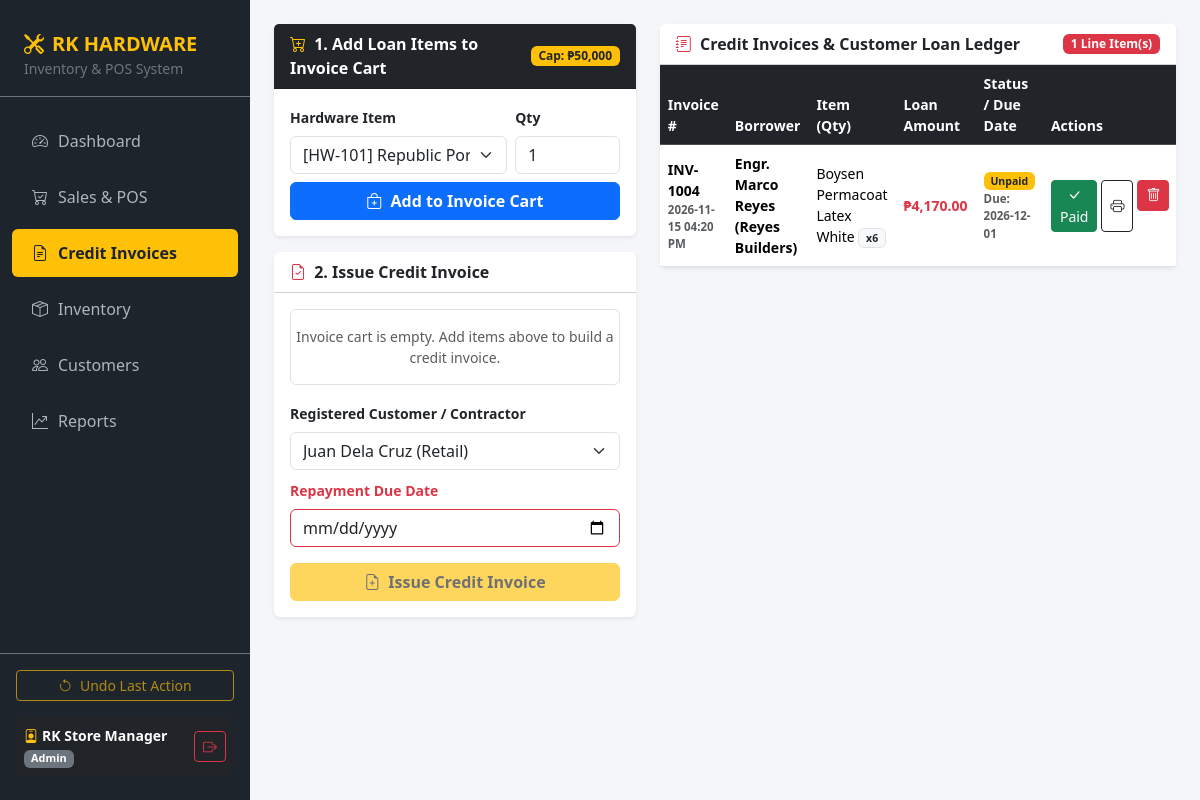
The page /invoices (signed in) on the database its author committed.
### tables this page shows
CREATE TABLE sales (
            sale_id INTEGER PRIMARY KEY AUTOINCREMENT,
            invoice_no TEXT NOT NULL,
            sku TEXT NOT NULL,
            product_name TEXT NOT NULL,
            customer_name TEXT NOT NULL,
            qty_sold INTEGER NOT NULL,
            total_amount REAL NOT NULL,
            payment_method TEXT NOT NULL,
            payment_status TEXT NOT NULL,
            due_date TEXT NOT NULL,
            timestamp TEXT NOT NULL,
            FOREIGN KEY (sku) REFERENCES products (sku)
        );

### app.py (the view)
@app.route("/invoices")
@login_required
def invoices():
    products = database.get_all_products()
    customers = database.get_all_customers()
    all_sales = database.get_all_sales()
    today_str = datetime.now().strftime("%Y-%m-%d")
    credit_invoices = []
    for s in all_sales:
        if s["payment_method"] == "Credit Invoice":
            s["is_overdue"] = (s["payment_status"] != "Paid" and s["due_date"] < today_str)
            credit_invoices.append(s)
    inv_cart = session.get("invoice_cart", [])
    inv_cart_total = sum(item["subtotal"] for item in inv_cart)
    return render_template(
        "invoices.html",
        active_page="invoices",
        products=products,
        customers=customers,
        credit_invoices=credit_invoices,
        inv_cart=inv_cart,
        inv_cart_total=inv_cart_total,
        credit_limit=CREDIT_LIMIT_PER_CUSTOMER,
        can_undo=len(undo_stack) > 0,
        message=request.args.get("msg"),
        error=request.args.get("err")
    )

### app.py (called while the page is built)
def login_required(f):
    @wraps(f)
    def decorated_function(*args, **kwargs):
        if "user_id" not in session:
            return redirect(url_for("login", err="Please sign in to access RK HARDWARE."))
        return f(*args, **kwargs)
    return decorated_function

### database.py (called while the page is built)
def get_all_products():
    conn = sqlite3.connect(DB_NAME)
    conn.row_factory = sqlite3.Row
    rows = conn.execute("SELECT * FROM products").fetchall()
    conn.close()
    return [dict(row) for row in rows]

def get_all_customers():
    conn = sqlite3.connect(DB_NAME)
    conn.row_factory = sqlite3.Row
    rows = conn.execute("SELECT * FROM customers ORDER BY customer_id DESC").fetchall()
    conn.close()
    return [dict(row) for row in rows]

def get_all_sales():
    conn = sqlite3.connect(DB_NAME)
    conn.row_factory = sqlite3.Row
    rows = conn.execute("SELECT * FROM sales ORDER BY sale_id DESC").fetchall()
    conn.close()
    return [dict(row) for row in rows]

### templates/invoices.html (shortened to what this page needs)
{% extends "base.html" %}
{% block content %}
<div class="row g-4">
    <div class="col-lg-5">
        <div class="card border-0 shadow-sm mb-3">
            <div class="card-header bg-dark text-white fw-bold d-flex justify-content-between align-items-center">
                <span><i class="bi bi-cart-plus me-1 text-warning"></i> 1. Add Loan Items to Invoice Cart</span>
                <span class="badge bg-warning text-dark">Cap: ₱{{ "{:,.0f}".format(credit_limit) }}</span>
            </div>
            <div class="card-body">
                <form method="POST" action="/invoices/cart/add" class="row g-2">
                    <div class="col-md-8">
                        <label class="form-label small fw-semibold">Hardware Item</label>
                        <select name="sku" class="form-select" required>
                            {% for p in products %}
                                <option value="{{ p.sku }}" {% if p.stock <= 0 %}disabled{% endif %}>
                                    [{{ p.sku }}] {{ p.name }} — ₱{{ "{:,.2f}".format(p.price) }} ({{ p.stock }} left)
                                </option>
                            {% endfor %}
                        </select>
                    </div>
                    <div class="col-md-4">
                        <label class="form-label small fw-semibold">Qty</label>
                        <input type="number" name="qty" value="1" min="1" class="form-control" required>
                    </div>
                    <div class="col-12 d-grid mt-2">
                        <button type="submit" class="btn btn-primary fw-bold">
                            <i class="bi bi-bag-plus me-1"></i> Add to Invoice Cart
                        </button>
                    </div>
                </form>
            </div>
        </div>
        <div class="card border-0 shadow-sm">
            <div class="card-header bg-white fw-bold d-flex justify-content-between align-items-center">
                <span><i class="bi bi-file-earmark-check me-1 text-danger"></i> 2. Issue Credit Invoice</span>
            </div>
            <div class="card-body">
                {% if inv_cart %}
                    <table class="table table-sm align-middle mb-3">
                        <thead class="table-light">
                            <tr>
                                <th>Item</th>
                                <th>Qty</th>
                                <th>Subtotal</th>
                                <th></th>
                            </tr>
                        </thead>
                        <tbody>
                            {% for item in inv_cart %}
                            <tr>
                                <td class="small fw-semibold">{{ item.name }}</td>
                                <td>{{ item.qty }}</td>
                                <td class="fw-bold">₱{{ "{:,.2f}".format(item.subtotal) }}</td>
                                <td>
                                    <form action="/invoices/cart/remove/{{ item.sku }}" method="POST">
                                        <button type="submit" class="btn btn-sm btn-link text-danger p-0"><i class="bi bi-x-lg"></i></button>
                                    </form>
                                </td>
                            </tr>
                            {% endfor %}
                        </tbody>
                    </table>
                    <div class="d-flex justify-content-between align-items-center bg-light p-2 rounded mb-3">
                        <span class="fw-bold">TOTAL CREDIT LOAN:</span>
                        <span class="fs-5 fw-bold text-danger">₱{{ "{:,.2f}".format(inv_cart_total) }}</span>
                    </div>
                {% else %}
                    <p class="text-muted text-center small py-3 mb-3 border rounded">Invoice cart is empty. Add items above to build a credit invoice.</p>
                {% endif %}
                <form method="POST" action="/invoices/checkout">
                    <div class="mb-2">
                        <label class="form-label small fw-semibold">Registered Customer / Contractor</label>
                        <select name="customer_name" class="form-select" required>
                            {% for c in customers %}
                                {% if c.name != "Walk-in Cash Customer" %}
                                    <option value="{{ c.name }}">{{ c.name }} ({{ c.customer_type }})</option>
                                {% endif %}
                            {% endfor %}
                        </select>
                    </div>
                    <div class="mb-3">
                        <label class="form-label small fw-semibold text-danger">Repayment Due Date</label>
                        <input type="date" name="due_date" class="form-control border-danger" required>
                    </div>
                    <div class="d-grid">
                        <button type="submit" class="btn btn-warning fw-bold text-dark" {% if not inv_cart %}disabled{% endif %}>
                            <i class="bi bi-file-earmark-plus me-1"></i> Issue Credit Invoice
                        </button>
                    </div>
                </form>
            </div>
        </div>
    </div>
    <div class="col-lg-7">
        <div class="card border-0 shadow-sm">
            <div class="card-header bg-white fw-bold d-flex justify-content-between align-items-center">
                <span><i class="bi bi-journal-text me-1 text-danger"></i> Credit Invoices & Customer Loan Ledger</span>
                <span class="badge bg-danger">{{ credit_invoices|length }} Line Item(s)</span>
            </div>
            <div class="table-responsive">
                <table class="table table-hover align-middle mb-0 small">
                    <thead class="table-dark">
                        <tr>
                            <th>Invoice #</th>
                            <th>Borrower</th>
                            <th>Item (Qty)</th>
                            <th>Loan Amount</th>
                            <th>Status / Due Date</th>
                            <th>Actions</th>
                        </tr>
                    </thead>
                    <tbody>
                        {% for s in credit_invoices %}
                        <tr class="{% if s.is_overdue %}table-danger{% endif %}">
                            <td class="fw-bold">{{ s.invoice_no }}<div class="text-muted" style="font-size: 0.72rem;">{{ s.timestamp }}</div></td>
                            <td class="fw-semibold">{{ s.customer_name }}</td>
                            <td>{{ s.product_name }} <span class="badge bg-light text-dark border">x{{ s.qty_sold }}</span></td>
                            <td class="fw-bold text-danger">₱{{ "{:,.2f}".format(s.total_amount) }}</td>
                            <td>
                                {% if s.payment_status == 'Paid' %}
                                    <span class="badge bg-success">Settled / Paid</span>
                                {% elif s.is_overdue %}
                                    <span class="badge bg-danger">OVERDUE!</span>
                                    <div class="text-danger fw-bold" style="font-size: 0.72rem;">Was due: {{ s.due_date }}</div>
                                {% else %}
                                    <span class="badge bg-warning text-dark">Unpaid</span>
                                    <div class="text-muted fw-semibold" style="font-size: 0.72rem;">Due: {{ s.due_date }}</div>
                                {% endif %}
                            </td>
                            <td>
                                <div class="d-flex gap-1">
                                    {% if s.payment_status != 'Paid' %}
                                    <form action="/invoices/mark_paid/{{ s.sale_id }}" method="POST">
                                        <button type="submit" class="btn btn-sm btn-success" title="Mark Loan Paid">
                                            <i class="bi bi-check-lg"></i> Paid
                                        </button>
                                    </form>
                                    {% endif %}
                                    <button type="button" class="btn btn-sm btn-outline-dark" title="Print Invoice"
                                            data-inv="{{ s.invoice_no }}"
                                            data-cust="{{ s.customer_name }}"
                                            data-item="{{ s.product_name }}"
                                            data-qty="{{ s.qty_sold }}"
                                            data-total="{{ '{:,.2f}'.format(s.total_amount) }}"
                                            data-status="{{ s.payment_status }}"
                                            data-due="{{ s.due_date }}"
                                            data-date="{{ s.timestamp }}"
                                            onclick="showInvoice(this)">
                                        <i class="bi bi-printer"></i>
                                    </button>
                                    <form action="/invoices/delete/{{ s.sale_id }}" method="POST" onsubmit="return confirm('Void invoice {{ s.invoice_no }} and restore stock?');">
                                        <button type="submit" class="btn btn-sm btn-danger" title="Void & Delete">
                                            <i class="bi bi-trash"></i>
                                        </button>
                                    </form>
                                </div>
                            </td>
                        </tr>
                        {% else %}
                        <tr><td colspan="6" class="text-center text-muted py-4">No Credit Invoices or customer loans recorded yet.</td></tr>
                        {% endfor %}
                    </tbody>
                </table>
            </div>
        </div>
    </div>
</div>
{% endblock %}

### templates/base.html (style rules this page uses)
body { background-color: #f4f6f9; overflow-x: hidden; }

### rows shown on the page
sales: invoice_no "INV-1004", timestamp "2026-11-15 04:20 PM", customer_name "Engr. Marco Reyes (Reyes Builders)", product_name "Boysen Permacoat Latex White", qty_sold "6", total_amount "4,170.00", due_date "2026-12-01"

### other values the page prints
{{ session.get('full_name', 'Staff') }} "RK Store Manager"
{{ session.get('role', 'User') }} "Admin"
{{ "{:,.0f}".format(credit_limit) }} "50,000"
{{ credit_invoices|length }} "1"
form field customer_name "Juan Dela Cruz (Retail)"
